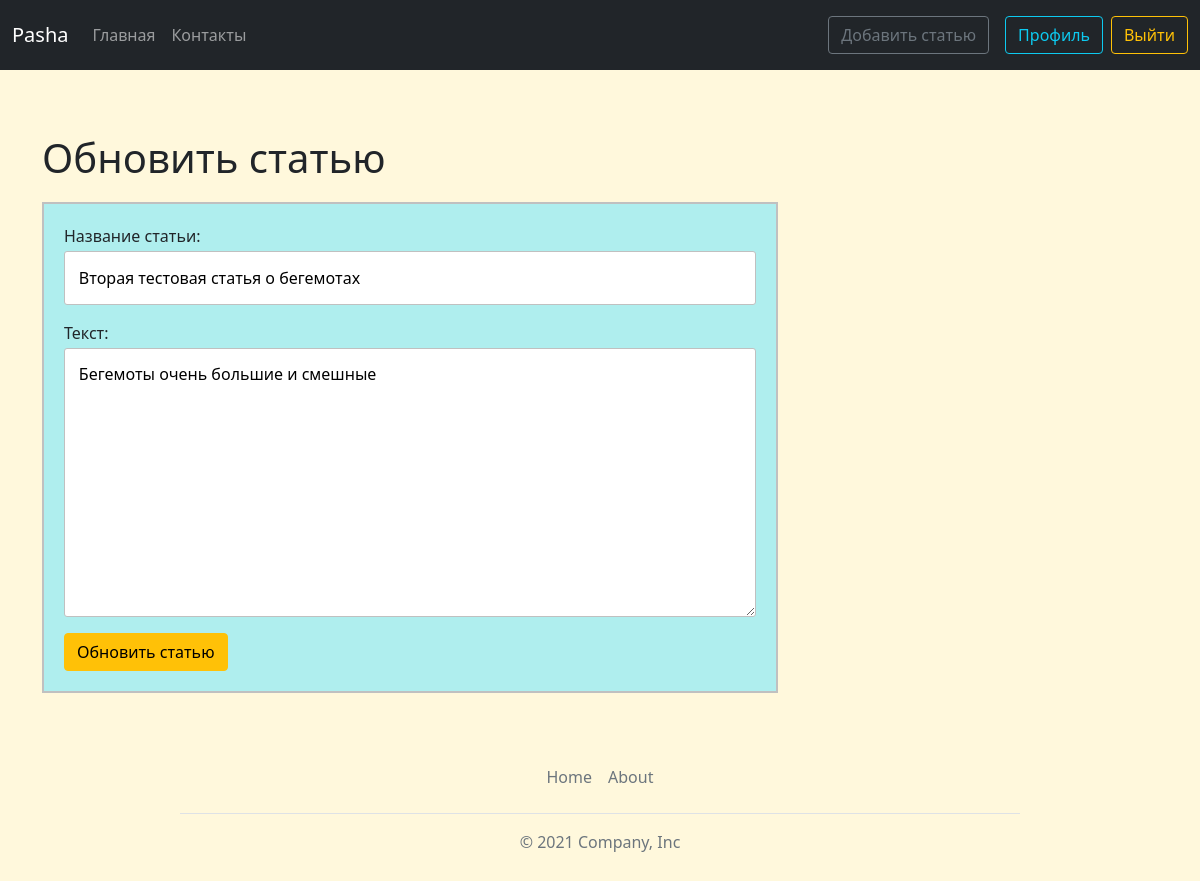
The page /news/20/update (signed in) on the database its author committed.
### blog/models.py (models this page shows, shortened)
class News(models.Model):
    title = models.CharField("Название статьи", max_length=100)
    text = models.TextField("Текст")
    date = models.DateTimeField("Дата", default=timezone.now)
    avtor = models.ForeignKey(User, verbose_name="Автор", on_delete=models.CASCADE)
    views = models.IntegerField("Просmотры", default=1)
    class Meta:
        verbose_name = "Новость"
        verbose_name_plural = "Новости"

### blog/views.py (the view, shortened to what this page needs)
# urls.py: path('news/<int:pk>/update', views.UpdateNewsView.as_view(), name='news_update'),
class UpdateNewsView(LoginRequiredMixin, UserPassesTestMixin, UpdateView):
    model = News
    template_name = 'blog/update.html'
    fields = ['title', 'text']
    def test_func(self):
        news = self.get_object()
        if self.request.user == news.avtor:
            return True
        return False

### blog/templates/blog/update.html (shortened to what this page needs)
{% extends "blog/base.html" %}
{% block content %}
<p><h1>Обновить статью</h1></p>
<form method="post" class="form-register auth">
    {{ form.as_p }}
    <button class="btn btn-warning" type='submit'>Обновить статью</button>
</form>
{% endblock %}

### blog/static/blog/main.css (style rules this page uses)
body { background: cornsilk; }
.form-register.auth input, .form-register.auth textarea { display: block; width: 100%; margin-top: 3px; border: 1px solid silver; padding: 2%; border-radius: 3px; }
.form-register { padding: 20px; background: #AFEEEE; border: 2px solid silver; margin-top: 20px; }

### rows shown on the page
News: title "Вторая тестовая статья о бегемотах", text "Бегемоты очень большие и смешные"
